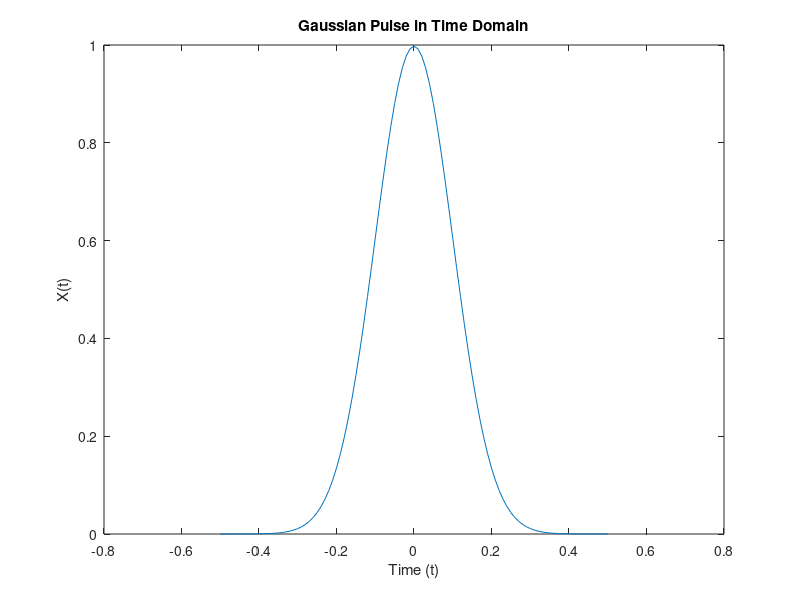
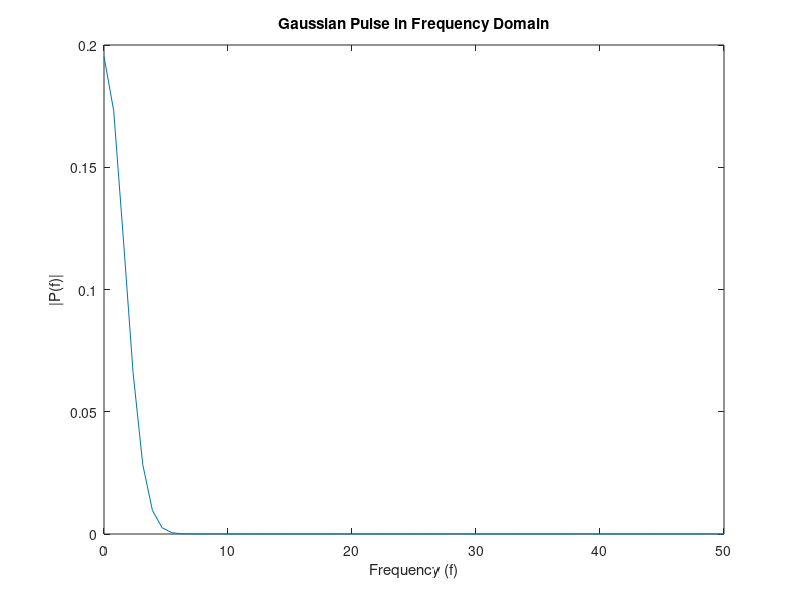

These figures' MATLAB source, in order:
Fs = 100;           % Sampling frequency
t = -0.5:1/Fs:0.5;  % Time vector
L = length(t);      % Signal length

sigma = 0.1;
X = 1/(4*sigma*sqrt(2*pi))*(exp(-t.^2/(2*sigma^2)));

figure(1); clf;
plot(t,X);
title('Gaussian Pulse in Time Domain');
xlabel('Time (t)');
ylabel('X(t)');

n = 2^nextpow2(L);
Y = fft(X,n);

f = 0:Fs/n:(Fs/2);
P = abs(Y/n);

figure(2); clf;
plot(f,P(1:n/2+1));
title('Gaussian Pulse in Frequency Domain');
xlabel('Frequency (f)');
ylabel('|P(f)|');